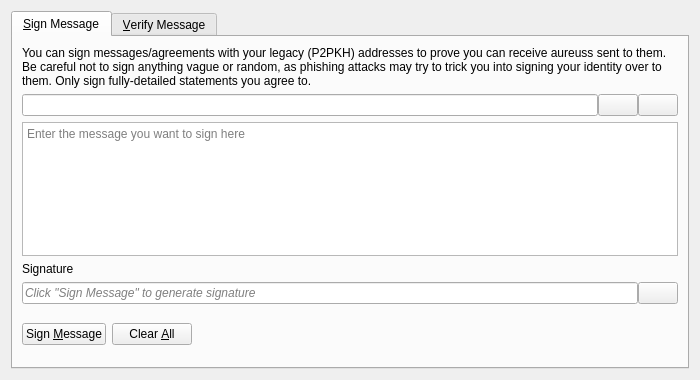
<?xml version="1.0" encoding="UTF-8"?>
<ui version="4.0">
 <class>SignVerifyMessageDialog</class>
 <widget class="QDialog" name="SignVerifyMessageDialog">
  <property name="geometry">
   <rect>
    <x>0</x>
    <y>0</y>
    <width>700</width>
    <height>380</height>
   </rect>
  </property>
  <property name="windowTitle">
   <string>Signatures - Sign / Verify a Message</string>
  </property>
  <property name="modal">
   <bool>true</bool>
  </property>
  <layout class="QVBoxLayout" name="verticalLayout">
   <item>
    <widget class="QTabWidget" name="tabWidget">
     <property name="currentIndex">
      <number>0</number>
     </property>
     <widget class="QWidget" name="tabSignMessage">
      <attribute name="title">
       <string>&amp;Sign Message</string>
      </attribute>
      <layout class="QVBoxLayout" name="verticalLayout_SM">
       <item>
        <widget class="QLabel" name="infoLabel_SM">
         <property name="text">
          <string>You can sign messages/agreements with your legacy (P2PKH) addresses to prove you can receive aureuss sent to them. Be careful not to sign anything vague or random, as phishing attacks may try to trick you into signing your identity over to them. Only sign fully-detailed statements you agree to.</string>
         </property>
         <property name="textFormat">
          <enum>Qt::PlainText</enum>
         </property>
         <property name="wordWrap">
          <bool>true</bool>
         </property>
        </widget>
       </item>
       <item>
        <layout class="QHBoxLayout" name="horizontalLayout_1_SM">
         <property name="spacing">
          <number>0</number>
         </property>
         <item>
          <widget class="QValidatedLineEdit" name="addressIn_SM">
           <property name="toolTip">
            <string>The Aureus address to sign the message with</string>
           </property>
          </widget>
         </item>
         <item>
          <widget class="QPushButton" name="addressBookButton_SM">
           <property name="toolTip">
            <string>Choose previously used address</string>
           </property>
           <property name="text">
            <string/>
           </property>
           <property name="icon">
            <iconset resource="../aureus.qrc">
             <normaloff>:/icons/address-book</normaloff>:/icons/address-book</iconset>
           </property>
           <property name="shortcut">
            <string>Alt+A</string>
           </property>
           <property name="autoDefault">
            <bool>false</bool>
           </property>
          </widget>
         </item>
         <item>
          <widget class="QPushButton" name="pasteButton_SM">
           <property name="toolTip">
            <string>Paste address from clipboard</string>
           </property>
           <property name="text">
            <string/>
           </property>
           <property name="icon">
            <iconset resource="../aureus.qrc">
             <normaloff>:/icons/editpaste</normaloff>:/icons/editpaste</iconset>
           </property>
           <property name="shortcut">
            <string>Alt+P</string>
           </property>
           <property name="autoDefault">
            <bool>false</bool>
           </property>
          </widget>
         </item>
        </layout>
       </item>
       <item>
        <widget class="QPlainTextEdit" name="messageIn_SM">
         <property name="toolTip">
          <string>Enter the message you want to sign here</string>
         </property>
         <property name="placeholderText">
          <string>Enter the message you want to sign here</string>
         </property>
        </widget>
       </item>
       <item>
        <widget class="QLabel" name="signatureLabel_SM">
         <property name="text">
          <string>Signature</string>
         </property>
         <property name="textFormat">
          <enum>Qt::PlainText</enum>
         </property>
        </widget>
       </item>
       <item>
        <layout class="QHBoxLayout" name="horizontalLayout_2_SM">
         <property name="spacing">
          <number>0</number>
         </property>
         <item>
          <widget class="QLineEdit" name="signatureOut_SM">
           <property name="placeholderText">
            <string>Click "Sign Message" to generate signature</string>
           </property>
           <property name="font">
            <font>
             <italic>true</italic>
            </font>
           </property>
           <property name="readOnly">
            <bool>true</bool>
           </property>
          </widget>
         </item>
         <item>
          <widget class="QPushButton" name="copySignatureButton_SM">
           <property name="toolTip">
            <string>Copy the current signature to the clipboard</string>
           </property>
           <property name="text">
            <string/>
           </property>
           <property name="icon">
            <iconset resource="../aureus.qrc">
             <normaloff>:/icons/editcopy</normaloff>:/icons/editcopy</iconset>
           </property>
           <property name="autoDefault">
            <bool>false</bool>
           </property>
          </widget>
         </item>
        </layout>
       </item>
       <item>
        <layout class="QHBoxLayout" name="horizontalLayout_3_SM">
         <item>
          <widget class="QPushButton" name="signMessageButton_SM">
           <property name="toolTip">
            <string>Sign the message to prove you own this Aureus address</string>
           </property>
           <property name="text">
            <string>Sign &amp;Message</string>
           </property>
           <property name="icon">
            <iconset resource="../aureus.qrc">
             <normaloff>:/icons/edit</normaloff>:/icons/edit</iconset>
           </property>
           <property name="autoDefault">
            <bool>false</bool>
           </property>
          </widget>
         </item>
         <item>
          <widget class="QPushButton" name="clearButton_SM">
           <property name="toolTip">
            <string>Reset all sign message fields</string>
           </property>
           <property name="text">
            <string>Clear &amp;All</string>
           </property>
           <property name="icon">
            <iconset resource="../aureus.qrc">
             <normaloff>:/icons/remove</normaloff>:/icons/remove</iconset>
           </property>
           <property name="autoDefault">
            <bool>false</bool>
           </property>
          </widget>
         </item>
         <item>
          <spacer name="horizontalSpacer_1_SM">
           <property name="orientation">
            <enum>Qt::Horizontal</enum>
           </property>
           <property name="sizeHint" stdset="0">
            <size>
             <width>40</width>
             <height>48</height>
            </size>
           </property>
          </spacer>
         </item>
         <item>
          <widget class="QLabel" name="statusLabel_SM">
           <property name="font">
            <font>
             <weight>75</weight>
             <bold>true</bold>
            </font>
           </property>
           <property name="text">
            <string/>
           </property>
           <property name="wordWrap">
            <bool>true</bool>
           </property>
          </widget>
         </item>
         <item>
          <spacer name="horizontalSpacer_2_SM">
           <property name="orientation">
            <enum>Qt::Horizontal</enum>
           </property>
           <property name="sizeHint" stdset="0">
            <size>
             <width>40</width>
             <height>48</height>
            </size>
           </property>
          </spacer>
         </item>
        </layout>
       </item>
      </layout>
     </widget>
     <widget class="QWidget" name="tabVerifyMessage">
      <attribute name="title">
       <string>&amp;Verify Message</string>
      </attribute>
      <layout class="QVBoxLayout" name="verticalLayout_VM">
       <item>
        <widget class="QLabel" name="infoLabel_VM">
         <property name="text">
          <string>Enter the receiver's address, message (ensure you copy line breaks, spaces, tabs, etc. exactly) and signature below to verify the message. Be careful not to read more into the signature than what is in the signed message itself, to avoid being tricked by a man-in-the-middle attack. Note that this only proves the signing party receives with the address, it cannot prove sendership of any transaction!</string>
         </property>
         <property name="textFormat">
          <enum>Qt::PlainText</enum>
         </property>
         <property name="alignment">
          <set>Qt::AlignLeading|Qt::AlignLeft|Qt::AlignTop</set>
         </property>
         <property name="wordWrap">
          <bool>true</bool>
         </property>
        </widget>
       </item>
       <item>
        <layout class="QHBoxLayout" name="horizontalLayout_1_VM">
         <property name="spacing">
          <number>0</number>
         </property>
         <item>
          <widget class="QValidatedLineEdit" name="addressIn_VM">
           <property name="toolTip">
            <string>The Aureus address the message was signed with</string>
           </property>
          </widget>
         </item>
         <item>
          <widget class="QPushButton" name="addressBookButton_VM">
           <property name="toolTip">
            <string>Choose previously used address</string>
           </property>
           <property name="text">
            <string/>
           </property>
           <property name="icon">
            <iconset resource="../aureus.qrc">
             <normaloff>:/icons/address-book</normaloff>:/icons/address-book</iconset>
           </property>
           <property name="shortcut">
            <string>Alt+A</string>
           </property>
           <property name="autoDefault">
            <bool>false</bool>
           </property>
          </widget>
         </item>
        </layout>
       </item>
       <item>
        <widget class="QPlainTextEdit" name="messageIn_VM">
          <property name="toolTip">
            <string>The signed message to verify</string>
          </property>
          <property name="placeholderText">
            <string>The signed message to verify</string>
          </property>
        </widget>
       </item>
       <item>
        <widget class="QValidatedLineEdit" name="signatureIn_VM">
          <property name="toolTip">
            <string>The signature given when the message was signed</string>
          </property>
          <property name="placeholderText">
            <string>The signature given when the message was signed</string>
          </property>
        </widget>
       </item>
       <item>
        <layout class="QHBoxLayout" name="horizontalLayout_2_VM">
         <item>
          <widget class="QPushButton" name="verifyMessageButton_VM">
           <property name="toolTip">
            <string>Verify the message to ensure it was signed with the specified Aureus address</string>
           </property>
           <property name="text">
            <string>Verify &amp;Message</string>
           </property>
           <property name="icon">
            <iconset resource="../aureus.qrc">
             <normaloff>:/icons/transaction_0</normaloff>:/icons/transaction_0</iconset>
           </property>
           <property name="autoDefault">
            <bool>false</bool>
           </property>
          </widget>
         </item>
         <item>
          <widget class="QPushButton" name="clearButton_VM">
           <property name="toolTip">
            <string>Reset all verify message fields</string>
           </property>
           <property name="text">
            <string>Clear &amp;All</string>
           </property>
           <property name="icon">
            <iconset resource="../aureus.qrc">
             <normaloff>:/icons/remove</normaloff>:/icons/remove</iconset>
           </property>
           <property name="autoDefault">
            <bool>false</bool>
           </property>
          </widget>
         </item>
         <item>
          <spacer name="horizontalSpacer_1_VM">
           <property name="orientation">
            <enum>Qt::Horizontal</enum>
           </property>
           <property name="sizeHint" stdset="0">
            <size>
             <width>40</width>
             <height>48</height>
            </size>
           </property>
          </spacer>
         </item>
         <item>
          <widget class="QLabel" name="statusLabel_VM">
           <property name="font">
            <font>
             <weight>75</weight>
             <bold>true</bold>
            </font>
           </property>
           <property name="text">
            <string/>
           </property>
           <property name="wordWrap">
            <bool>true</bool>
           </property>
          </widget>
         </item>
         <item>
          <spacer name="horizontalSpacer_2_VM">
           <property name="orientation">
            <enum>Qt::Horizontal</enum>
           </property>
           <property name="sizeHint" stdset="0">
            <size>
             <width>40</width>
             <height>48</height>
            </size>
           </property>
          </spacer>
         </item>
        </layout>
       </item>
      </layout>
     </widget>
    </widget>
   </item>
  </layout>
 </widget>
 <customwidgets>
  <customwidget>
   <class>QValidatedLineEdit</class>
   <extends>QLineEdit</extends>
   <header>qt/qvalidatedlineedit.h</header>
  </customwidget>
 </customwidgets>
 <resources>
  <include location="../aureus.qrc"/>
 </resources>
 <connections/>
</ui>
